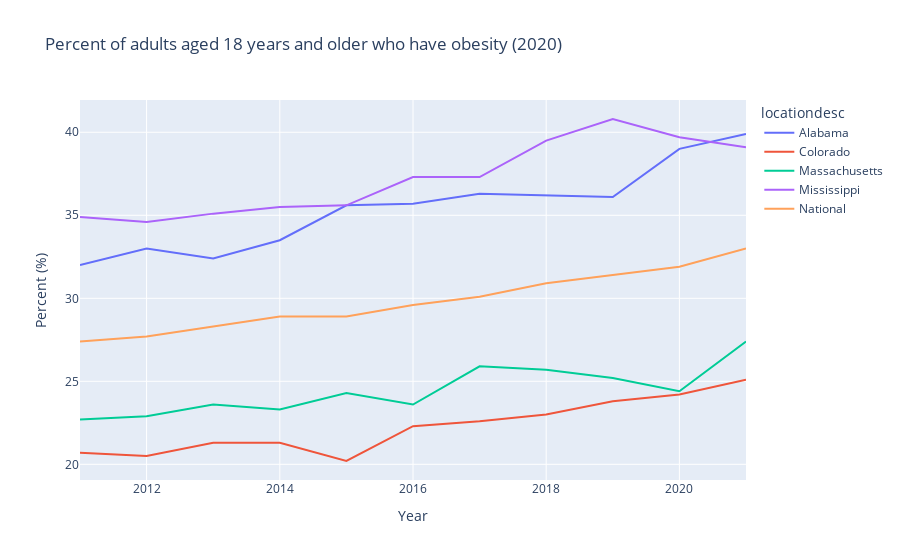

The code cell stored with this chart in its notebook:
### Code cell
fig = px.line(year_df, x="yearstart", y="data_value",
              title='Percent of adults aged 18 years and older who have obesity (2020)', 
              color='locationdesc',
              labels={
                  "data_value": "Percent (%)",
                  "yearstart": "Year"
              },
              )
fig.show()

### Figure 1 — Plotly figure (JSON) as saved in the notebook; plotly's stock layout.template omitted (floating-point values rounded to 4 significant figures)
{"data": [{"hovertemplate": "locationdesc=Alabama<br>Year=%{x}<br>Percent (%)=%{y}<extra></extra>", "legendgroup": "Alabama", "line": {"color": "#636efa", "dash": "solid"}, "marker": {"symbol": "circle"}, "mode": "lines", "name": "Alabama", "orientation": "v", "showlegend": true, "type": "scatter", "x": [2021, 2020, 2019, 2018, 2017, 2016, 2015, 2014, 2013, 2012, 2011], "xaxis": "x", "y": [39.9, 39, 36.1, 36.2, 36.3, 35.7, 35.6, 33.5, 32.4, 33, 32], "yaxis": "y"}, {"hovertemplate": "locationdesc=Colorado<br>Year=%{x}<br>Percent (%)=%{y}<extra></extra>", "legendgroup": "Colorado", "line": {"color": "#EF553B", "dash": "solid"}, "marker": {"symbol": "circle"}, "mode": "lines", "name": "Colorado", "orientation": "v", "showlegend": true, "type": "scatter", "x": [2021, 2020, 2019, 2018, 2017, 2016, 2015, 2014, 2013, 2012, 2011], "xaxis": "x", "y": [25.1, 24.2, 23.8, 23, 22.6, 22.3, 20.2, 21.3, 21.3, 20.5, 20.7], "yaxis": "y"}, {"hovertemplate": "locationdesc=Massachusetts<br>Year=%{x}<br>Percent (%)=%{y}<extra></extra>", "legendgroup": "Massachusetts", "line": {"color": "#00cc96", "dash": "solid"}, "marker": {"symbol": "circle"}, "mode": "lines", "name": "Massachusetts", "orientation": "v", "showlegend": true, "type": "scatter", "x": [2021, 2020, 2019, 2018, 2017, 2016, 2015, 2014, 2013, 2012, 2011], "xaxis": "x", "y": [27.4, 24.4, 25.2, 25.7, 25.9, 23.6, 24.3, 23.3, 23.6, 22.9, 22.7], "yaxis": "y"}, {"hovertemplate": "locationdesc=Mississippi<br>Year=%{x}<br>Percent (%)=%{y}<extra></extra>", "legendgroup": "Mississippi", "line": {"color": "#ab63fa", "dash": "solid"}, "marker": {"symbol": "circle"}, "mode": "lines", "name": "Mississippi", "orientation": "v", "showlegend": true, "type": "scatter", "x": [2021, 2020, 2019, 2018, 2017, 2016, 2015, 2014, 2013, 2012, 2011], "xaxis": "x", "y": [39.1, 39.7, 40.8, 39.5, 37.3, 37.3, 35.6, 35.5, 35.1, 34.6, 34.9], "yaxis": "y"}, {"hovertemplate": "locationdesc=National<br>Year=%{x}<br>Percent (%)=%{y}<extra></extra>", "legendgroup": "National", "line": {"color": "#FFA15A", "dash": "solid"}, "marker": {"symbol": "circle"}, "mode": "lines", "name": "National", "orientation": "v", "showlegend": true, "type": "scatter", "x": [2021, 2020, 2019, 2018, 2017, 2016, 2015, 2014, 2013, 2012, 2011], "xaxis": "x", "y": [33, 31.9, 31.4, 30.9, 30.1, 29.6, 28.9, 28.9, 28.3, 27.7, 27.4], "yaxis": "y"}], "layout": {"legend": {"title": {"text": "locationdesc"}, "tracegroupgap": 0}, "title": {"text": "Percent of adults aged 18 years and older who have obesity (2020)"}, "xaxis": {"anchor": "y", "domain": [0, 1], "title": {"text": "Year"}}, "yaxis": {"anchor": "x", "domain": [0, 1], "title": {"text": "Percent (%)"}}}}
